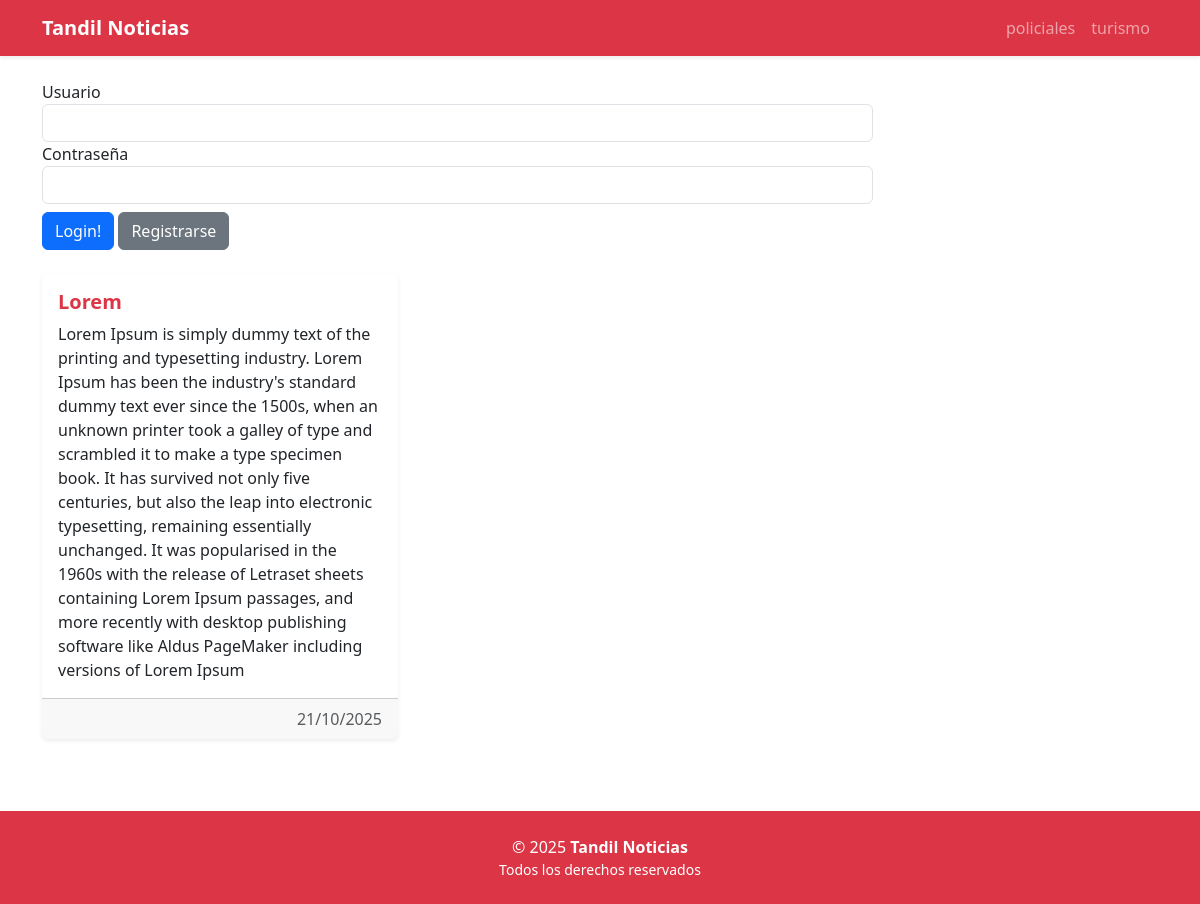
The page / on the database its author committed.
### tables this page shows
CREATE TABLE `categoria` (
  `id_categoria` int(11) NOT NULL,
  `nombre` varchar(100) NOT NULL,
  `activa` tinyint(1) NOT NULL,
  `orden` int(11) NOT NULL
);

CREATE TABLE `noticia` (
  `id_noticia` int(11) NOT NULL,
  `titulo` varchar(200) NOT NULL,
  `parrafo` text NOT NULL,
  `id_categoria` int(11) NOT NULL
);

### app/view/CategoriaView.php (called while the page is built, shortened)
<?php
class CategoriaView {
    public function showCategorias($categorias,$noticias=null,$user=null) {
        require_once './templates/index.phtml';
    }
}

### app/controller/categoriasController.php (called while the page is built, shortened)
<?php
require_once './app/model/CategoriaModel.php';
require_once './app/view/CategoriaView.php';
require_once './app/model/NoticiaModel.php';
class CategoriasController{
    private $categoriaModel;
    private $categoriasView;
    private $noticiaModel;
    function __construct(){
        $this ->categoriaModel=new CategoriaModel();
        $this ->categoriasView=new CategoriaView();
        $this ->noticiaModel=new NoticiaModel();
    }
    function showCategorias($request){
        $categorias= $this->categoriaModel->getAll();
        $noticias = $this->noticiaModel->getNoticias();
        $this->categoriasView->showCategorias($categorias,$noticias,$request->user);
    }
}

### app/model/categoriaModel.php (called while the page is built, shortened)
<?php
class CategoriaModel{
    private $db;
    function __construct(){
        $this->db=new PDO('mysql:host=localhost;dbname=db_noticia;charset=utf8', 'root', '');
    }
    public function getAll() {
        $query = $this->db->prepare('SELECT * FROM categoria ORDER BY orden ASC');
        $query->execute();
        $categorias = $query->fetchAll(PDO::FETCH_OBJ);
        return $categorias;
    }
}

### app/model/NoticiaModel.php (called while the page is built, shortened)
<?php
class NoticiaModel{
    private $db;
    function __construct(){
        $this->db=new PDO('mysql:host=localhost;dbname=db_noticia;charset=utf8', 'root', '');
    }
    public function getNoticias() {
        $query = $this->db->prepare('SELECT * FROM noticia');
        $query->execute();
        $noticias = $query->fetchAll(PDO::FETCH_OBJ);
        return $noticias;
    }
}

### templates/index.phtml (the view, shortened to what this page needs)
<?php require 'header.phtml'; ?>
<?php require 'navbar.phtml'; ?>
<?php if ($user==null): ?>
<?php require 'form_login.phtml'; ?>
<?php endif; ?>
<?php if (empty($noticias)): ?>
    <div class="alert alert-warning text-center mt-4">
        No hay noticias disponibles.
    </div>
<?php else: ?>
    <div class="row mt-4">
        <?php foreach ($noticias as $noticia): ?>
            <div class="col-md-6 col-lg-4 mb-4">
                <div class="card h-100 shadow-sm border-0">
                    <div class="card-body">
                        <h5 class="card-title text-danger fw-bold">
                            <?= htmlspecialchars($noticia->titulo) ?>
                        </h5>
                        <p class="card-text"><?= nl2br(htmlspecialchars($noticia->parrafo)) ?></p>
                    </div>
                    <div class="card-footer text-muted text-end">
                        <?= date('d/m/Y', strtotime($noticia->fecha ?? date('Y-m-d'))) ?>
                    </div>
                </div>
            </div>
        <?php endforeach; ?>
    </div>
<?php endif; ?>
<?php require 'footer.phtml'; ?>

### router.php (shortened to what this page needs)
<?php
require_once './app/controller/CategoriasController.php';
$action = 'home';
$params = explode('/',$action);
$request = new StdClass();
$request = (new SessionMiddleware())->run($request);
switch ($params[0]) {
    case 'home':
        $controller = new CategoriasController();
        $controller->showCategorias($request);
        break;
    }

### templates/header.phtml (shortened to what this page needs)
<!DOCTYPE html>
<html lang="es">
<head>
    <link href="https://cdn.jsdelivr.net/npm/bootstrap@5.3.2/dist/css/bootstrap.min.css" rel="stylesheet">
    <link href="https://cdn.jsdelivr.net/npm/bootstrap-icons@1.11.1/font/bootstrap-icons.css" rel="stylesheet">
</head>
<body>

### templates/navbar.phtml (shortened to what this page needs)
<nav class="navbar navbar-expand-lg navbar-dark bg-danger shadow-sm">
    <div class="container">
       <a class="navbar-brand fw-bold" href="<?= BASE_URL ?>">Tandil Noticias</a>
        <div class="collapse navbar-collapse" id="navbarNav">
            <ul class="navbar-nav ms-auto">
                <?php if (isset($categorias) && !empty($categorias)): ?>
                    <?php foreach ($categorias as $cat): ?>
                        <li class="nav-item">
                            <a class="nav-link" href="<?= BASE_URL . 'mostrarCategoria/' . $cat->id_categoria ?>">
                                <?= htmlspecialchars($cat->nombre) ?>
                            </a>
                        </li>
                    <?php endforeach; ?>
                <?php else: ?>
                    <li class="nav-item">
                        <span class="nav-link text-light">No hay categorías disponibles</span>
                    </li>
                <?php endif; ?>
            </ul>
        </div>
    </div>
</nav>
<div class="container mt-4">

### templates/form_login.phtml (shortened to what this page needs)
<form method="POST" class="my-4" id="authForm">
    <div class="row">
        <div class="col-9">
            <div class="form-group">
                <label>Usuario</label>
                <input required name="user" type="text" class="form-control">
            </div>
        </div>
        <div class="col-9">
            <div class="form-group">
                <label>Contraseña</label>
                <input required name="password" type="password" class="form-control">
            </div>
        </div>
        <div class="col-9">
            <button type="submit" formaction="logearse" class="btn btn-primary mt-2">Login!</button>
            <button type="submit" class="btn btn-secondary mt-2" formaction="do_register">Registrarse</button>
        </div>
    </div>
</form>

### templates/footer.phtml (shortened to what this page needs)
</div>
<footer class="bg-danger text-white text-center py-4 mt-5 shadow-sm">
    <div class="container">
        <p class="mb-0">&copy; <?= date('Y') ?> <strong>Tandil Noticias</strong></p>
        <small class="d-block">Todos los derechos reservados</small>
    </div>
</footer>
</body>
</html>

### rows shown on the page
categoria: nombre "policiales"
categoria: nombre "turismo"
noticia: titulo "Lorem", parrafo "Lorem Ipsum is simply dummy text of the printing and typesetting industry. Lorem Ipsum has been the industry's standard dummy text ever since the 1500s, when an unknown printer took a galley of type and scrambled it to make a type specimen book. It has survived not only five centuries, but also the leap into electronic typesetting, remaining essentially unchanged. It was popularised in the 1960s with the release of Letraset sheets containing Lorem Ipsum passages, and more recently with desktop publishing software like Aldus PageMaker including versions of Lorem Ipsum"
